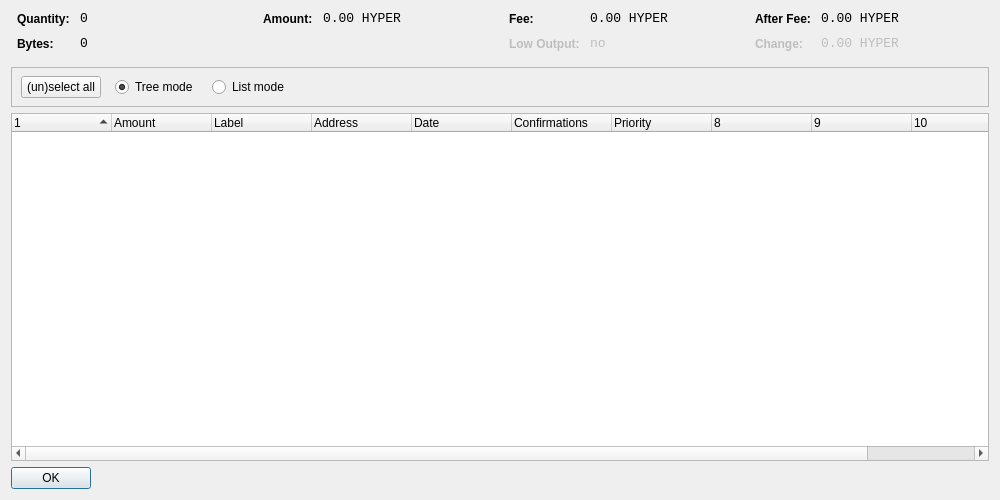
<?xml version="1.0" encoding="UTF-8"?>
<ui version="4.0">
 <class>CoinControlDialog</class>
 <widget class="QDialog" name="CoinControlDialog">
  <property name="geometry">
   <rect>
    <x>0</x>
    <y>0</y>
    <width>1000</width>
    <height>500</height>
   </rect>
  </property>
  <property name="windowTitle">
   <string>Coin Control</string>
  </property>
  <layout class="QVBoxLayout" name="verticalLayout">
   <item>
    <layout class="QHBoxLayout" name="horizontalLayoutTop" stretch="0,0,0,0">
     <property name="topMargin">
      <number>0</number>
     </property>
     <property name="bottomMargin">
      <number>10</number>
     </property>
     <item>
      <layout class="QFormLayout" name="formLayoutCoinControl1">
       <property name="horizontalSpacing">
        <number>10</number>
       </property>
       <property name="verticalSpacing">
        <number>10</number>
       </property>
       <property name="leftMargin">
        <number>6</number>
       </property>
       <property name="rightMargin">
        <number>6</number>
       </property>
       <item row="0" column="0">
        <widget class="QLabel" name="labelCoinControlQuantityText">
         <property name="styleSheet">
          <string notr="true">font-weight:bold;</string>
         </property>
         <property name="text">
          <string>Quantity:</string>
         </property>
        </widget>
       </item>
       <item row="0" column="1">
        <widget class="QLabel" name="labelCoinControlQuantity">
         <property name="font">
          <font>
           <family>Monospace</family>
           <pointsize>10</pointsize>
          </font>
         </property>
         <property name="cursor">
          <cursorShape>IBeamCursor</cursorShape>
         </property>
         <property name="contextMenuPolicy">
          <enum>Qt::ActionsContextMenu</enum>
         </property>
         <property name="text">
          <string notr="true">0</string>
         </property>
         <property name="textInteractionFlags">
          <set>Qt::LinksAccessibleByMouse|Qt::TextSelectableByKeyboard|Qt::TextSelectableByMouse</set>
         </property>
        </widget>
       </item>
       <item row="1" column="0">
        <widget class="QLabel" name="labelCoinControlBytesText">
         <property name="styleSheet">
          <string notr="true">font-weight:bold;</string>
         </property>
         <property name="text">
          <string>Bytes:</string>
         </property>
        </widget>
       </item>
       <item row="1" column="1">
        <widget class="QLabel" name="labelCoinControlBytes">
         <property name="font">
          <font>
           <family>Monospace</family>
           <pointsize>10</pointsize>
          </font>
         </property>
         <property name="cursor">
          <cursorShape>IBeamCursor</cursorShape>
         </property>
         <property name="contextMenuPolicy">
          <enum>Qt::ActionsContextMenu</enum>
         </property>
         <property name="text">
          <string notr="true">0</string>
         </property>
         <property name="textInteractionFlags">
          <set>Qt::LinksAccessibleByMouse|Qt::TextSelectableByKeyboard|Qt::TextSelectableByMouse</set>
         </property>
        </widget>
       </item>
      </layout>
     </item>
     <item>
      <layout class="QFormLayout" name="formLayoutCoinControl2">
       <property name="horizontalSpacing">
        <number>10</number>
       </property>
       <property name="verticalSpacing">
        <number>10</number>
       </property>
       <property name="leftMargin">
        <number>6</number>
       </property>
       <property name="rightMargin">
        <number>6</number>
       </property>
       <item row="0" column="0">
        <widget class="QLabel" name="labelCoinControlAmountText">
         <property name="styleSheet">
          <string notr="true">font-weight:bold;</string>
         </property>
         <property name="text">
          <string>Amount:</string>
         </property>
        </widget>
       </item>
       <item row="0" column="1">
        <widget class="QLabel" name="labelCoinControlAmount">
         <property name="font">
          <font>
           <family>Monospace</family>
           <pointsize>10</pointsize>
          </font>
         </property>
         <property name="cursor">
          <cursorShape>IBeamCursor</cursorShape>
         </property>
         <property name="contextMenuPolicy">
          <enum>Qt::ActionsContextMenu</enum>
         </property>
         <property name="text">
          <string notr="true">0.00 HYPER</string>
         </property>
         <property name="textInteractionFlags">
          <set>Qt::LinksAccessibleByMouse|Qt::TextSelectableByKeyboard|Qt::TextSelectableByMouse</set>
         </property>
        </widget>
       </item>
      </layout>
     </item>
     <item>
      <layout class="QFormLayout" name="formLayoutCoinControl3">
       <property name="horizontalSpacing">
        <number>10</number>
       </property>
       <property name="verticalSpacing">
        <number>10</number>
       </property>
       <property name="leftMargin">
        <number>6</number>
       </property>
       <property name="rightMargin">
        <number>6</number>
       </property>
       <item row="0" column="0">
        <widget class="QLabel" name="labelCoinControlFeeText">
         <property name="styleSheet">
          <string notr="true">font-weight:bold;</string>
         </property>
         <property name="text">
          <string>Fee:</string>
         </property>
        </widget>
       </item>
       <item row="0" column="1">
        <widget class="QLabel" name="labelCoinControlFee">
         <property name="font">
          <font>
           <family>Monospace</family>
           <pointsize>10</pointsize>
          </font>
         </property>
         <property name="cursor">
          <cursorShape>IBeamCursor</cursorShape>
         </property>
         <property name="contextMenuPolicy">
          <enum>Qt::ActionsContextMenu</enum>
         </property>
         <property name="text">
          <string notr="true">0.00 HYPER</string>
         </property>
         <property name="textInteractionFlags">
          <set>Qt::LinksAccessibleByMouse|Qt::TextSelectableByKeyboard|Qt::TextSelectableByMouse</set>
         </property>
        </widget>
       </item>
       <item row="1" column="0">
        <widget class="QLabel" name="labelCoinControlLowOutputText">
         <property name="enabled">
          <bool>false</bool>
         </property>
         <property name="styleSheet">
          <string notr="true">font-weight:bold;</string>
         </property>
         <property name="text">
          <string>Low Output:</string>
         </property>
        </widget>
       </item>
       <item row="1" column="1">
        <widget class="QLabel" name="labelCoinControlLowOutput">
         <property name="enabled">
          <bool>false</bool>
         </property>
         <property name="font">
          <font>
           <family>Monospace</family>
           <pointsize>10</pointsize>
          </font>
         </property>
         <property name="cursor">
          <cursorShape>IBeamCursor</cursorShape>
         </property>
         <property name="contextMenuPolicy">
          <enum>Qt::ActionsContextMenu</enum>
         </property>
         <property name="text">
          <string notr="true">no</string>
         </property>
         <property name="textInteractionFlags">
          <set>Qt::LinksAccessibleByMouse|Qt::TextSelectableByKeyboard|Qt::TextSelectableByMouse</set>
         </property>
        </widget>
       </item>
      </layout>
     </item>
     <item>
      <layout class="QFormLayout" name="formLayoutCoinControl4">
       <property name="horizontalSpacing">
        <number>10</number>
       </property>
       <property name="verticalSpacing">
        <number>10</number>
       </property>
       <property name="leftMargin">
        <number>6</number>
       </property>
       <property name="rightMargin">
        <number>6</number>
       </property>
       <item row="0" column="0">
        <widget class="QLabel" name="labelCoinControlAfterFeeText">
         <property name="styleSheet">
          <string notr="true">font-weight:bold;</string>
         </property>
         <property name="text">
          <string>After Fee:</string>
         </property>
        </widget>
       </item>
       <item row="0" column="1">
        <widget class="QLabel" name="labelCoinControlAfterFee">
         <property name="font">
          <font>
           <family>Monospace</family>
           <pointsize>10</pointsize>
          </font>
         </property>
         <property name="cursor">
          <cursorShape>IBeamCursor</cursorShape>
         </property>
         <property name="contextMenuPolicy">
          <enum>Qt::ActionsContextMenu</enum>
         </property>
         <property name="text">
          <string notr="true">0.00 HYPER</string>
         </property>
         <property name="textInteractionFlags">
          <set>Qt::LinksAccessibleByMouse|Qt::TextSelectableByKeyboard|Qt::TextSelectableByMouse</set>
         </property>
        </widget>
       </item>
       <item row="1" column="0">
        <widget class="QLabel" name="labelCoinControlChangeText">
         <property name="enabled">
          <bool>false</bool>
         </property>
         <property name="styleSheet">
          <string notr="true">font-weight:bold;</string>
         </property>
         <property name="text">
          <string>Change:</string>
         </property>
        </widget>
       </item>
       <item row="1" column="1">
        <widget class="QLabel" name="labelCoinControlChange">
         <property name="enabled">
          <bool>false</bool>
         </property>
         <property name="font">
          <font>
           <family>Monospace</family>
           <pointsize>10</pointsize>
          </font>
         </property>
         <property name="cursor">
          <cursorShape>IBeamCursor</cursorShape>
         </property>
         <property name="contextMenuPolicy">
          <enum>Qt::ActionsContextMenu</enum>
         </property>
         <property name="text">
          <string notr="true">0.00 HYPER</string>
         </property>
         <property name="textInteractionFlags">
          <set>Qt::LinksAccessibleByMouse|Qt::TextSelectableByKeyboard|Qt::TextSelectableByMouse</set>
         </property>
        </widget>
       </item>
      </layout>
     </item>
    </layout>
   </item>
   <item>
    <widget class="QFrame" name="frame">
     <property name="minimumSize">
      <size>
       <width>0</width>
       <height>40</height>
      </size>
     </property>
     <property name="frameShape">
      <enum>QFrame::StyledPanel</enum>
     </property>
     <property name="frameShadow">
      <enum>QFrame::Sunken</enum>
     </property>
     <widget class="QWidget" name="horizontalLayoutWidget">
      <property name="geometry">
       <rect>
        <x>10</x>
        <y>0</y>
        <width>781</width>
        <height>41</height>
       </rect>
      </property>
      <layout class="QHBoxLayout" name="horizontalLayoutPanel" stretch="0,0,0,0,0">
       <property name="spacing">
        <number>14</number>
       </property>
       <item>
        <widget class="QPushButton" name="pushButtonSelectAll">
         <property name="sizePolicy">
          <sizepolicy hsizetype="Maximum" vsizetype="Fixed">
           <horstretch>0</horstretch>
           <verstretch>0</verstretch>
          </sizepolicy>
         </property>
         <property name="text">
          <string>(un)select all</string>
         </property>
        </widget>
       </item>
       <item>
        <widget class="QRadioButton" name="radioTreeMode">
         <property name="sizePolicy">
          <sizepolicy hsizetype="Maximum" vsizetype="Fixed">
           <horstretch>0</horstretch>
           <verstretch>0</verstretch>
          </sizepolicy>
         </property>
         <property name="text">
          <string>Tree mode</string>
         </property>
         <property name="checked">
          <bool>true</bool>
         </property>
        </widget>
       </item>
       <item>
        <widget class="QRadioButton" name="radioListMode">
         <property name="sizePolicy">
          <sizepolicy hsizetype="Maximum" vsizetype="Fixed">
           <horstretch>0</horstretch>
           <verstretch>0</verstretch>
          </sizepolicy>
         </property>
         <property name="text">
          <string>List mode</string>
         </property>
        </widget>
       </item>
       <item>
        <spacer name="horizontalSpacer">
         <property name="orientation">
          <enum>Qt::Horizontal</enum>
         </property>
         <property name="sizeHint" stdset="0">
          <size>
           <width>40</width>
           <height>20</height>
          </size>
         </property>
        </spacer>
       </item>
      </layout>
     </widget>
    </widget>
   </item>
   <item>
    <widget class="CoinControlTreeWidget" name="treeWidget">
     <property name="contextMenuPolicy">
      <enum>Qt::CustomContextMenu</enum>
     </property>
     <property name="sortingEnabled">
      <bool>false</bool>
     </property>
     <property name="columnCount">
      <number>11</number>
     </property>
     <attribute name="headerShowSortIndicator" stdset="0">
      <bool>true</bool>
     </attribute>
     <attribute name="headerStretchLastSection">
      <bool>false</bool>
     </attribute>
     <column>
      <property name="text">
       <string/>
      </property>
     </column>
     <column>
      <property name="text">
       <string>Amount</string>
      </property>
     </column>
     <column>
      <property name="text">
       <string>Label</string>
      </property>
     </column>
     <column>
      <property name="text">
       <string>Address</string>
      </property>
     </column>
     <column>
      <property name="text">
       <string>Date</string>
      </property>
     </column>
     <column>
      <property name="text">
       <string>Confirmations</string>
      </property>
      <property name="toolTip">
       <string>Confirmed</string>
      </property>
     </column>
     <column>
      <property name="text">
       <string>Priority</string>
      </property>
     </column>
     <column>
      <property name="text">
       <string/>
      </property>
     </column>
     <column>
      <property name="text">
       <string/>
      </property>
     </column>
     <column>
      <property name="text">
       <string/>
      </property>
     </column>
     <column>
      <property name="text">
       <string/>
      </property>
     </column>
    </widget>
   </item>
   <item>
    <widget class="QDialogButtonBox" name="buttonBox">
     <property name="sizePolicy">
      <sizepolicy hsizetype="Maximum" vsizetype="Fixed">
       <horstretch>0</horstretch>
       <verstretch>0</verstretch>
      </sizepolicy>
     </property>
     <property name="orientation">
      <enum>Qt::Horizontal</enum>
     </property>
     <property name="standardButtons">
      <set>QDialogButtonBox::Ok</set>
     </property>
    </widget>
   </item>
  </layout>
 </widget>
 <customwidgets>
  <customwidget>
   <class>CoinControlTreeWidget</class>
   <extends>QTreeWidget</extends>
   <header>coincontroltreewidget.h</header>
  </customwidget>
 </customwidgets>
 <resources/>
 <connections/>
</ui>
